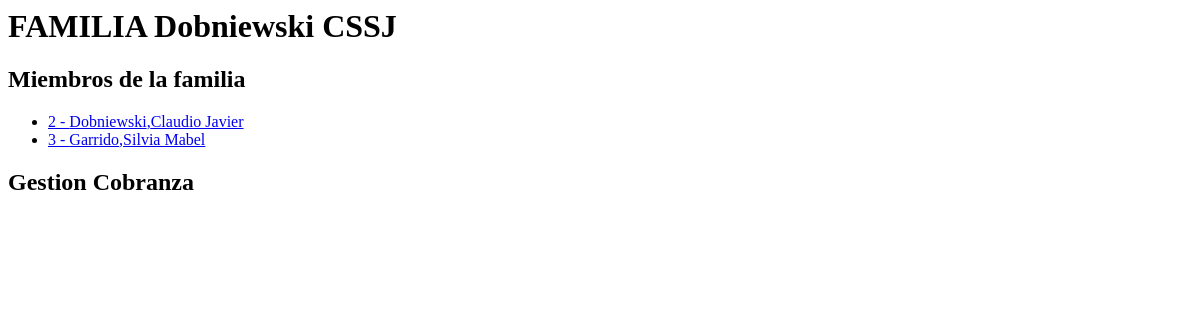
Page /socios/familia/3 on the earlier database version.
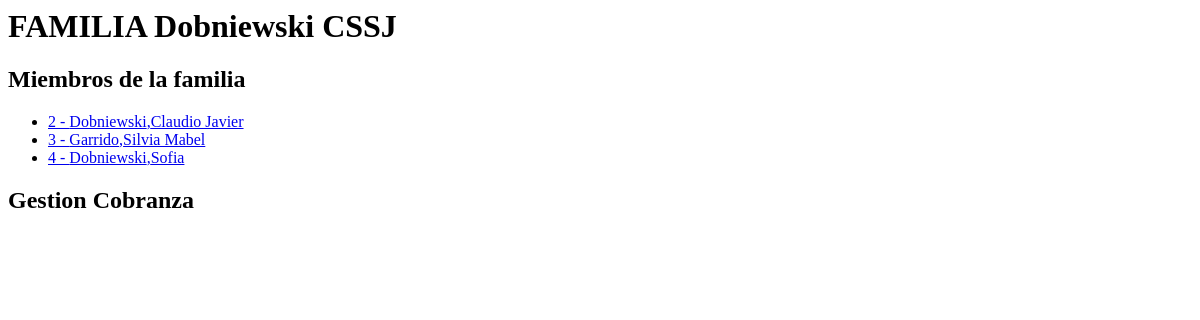
Same page on the later database version.
### socios/models.py (models this page shows, shortened)
class Familia(models.Model):
    familia_crm_id = models.CharField(max_length=50)
    creado = models.DateTimeField('creado',auto_now_add=True)
    actualizado = models.DateTimeField('actualizado',auto_now=True)

class Socio(models.Model):
    CATEGORIAS_CHOISES = [
        ( 0,"inactivo"),
        ( 1,"beneficiario"),
        ( 2,"dirigente"),
        ( 3,"resp.beneficiario"),
        ( 4,"colaborador")
        ]
    nombres = models.CharField(max_length=50)
    apellidos = models.CharField(max_length=50)
    dni = models.CharField(max_length=15)
    fecha_nacimiento = models.DateField('fecha_nacimiento')
    creado = models.DateTimeField('creado',auto_now_add=True)
    actualizado = models.DateTimeField('actualizado',auto_now=True)
    familia=models.ForeignKey(Familia, on_delete=models.CASCADE)
    categoria=models.IntegerField(default=0, choices=CATEGORIAS_CHOISES)
    def __str__(self):
        return  "{}, {}".format(self.apellidos,self.nombres)

### socios/views.py (the view)
# urls.py: path('familia/<int:familia_id>', views.familia_detalle, name='familia_detalle'),
def familia_detalle(request, familia_id):
    try:
        familia_socios = Familia.objects.get(pk=familia_id)
        socios = Socio.objects.filter(familia_id=familia_socios.id)
        print(socios)
    except Exception as err:
        raise Http404("Unexpected error: {0}".format(err))
    return render(request, 'socios/familia_detalle.html', {'familia': familia_socios,'socios':socios})

### socios/templates/socios/familia_detalle.html
<html>
<head>
  </head>
<body>
<h1>FAMILIA {{ familia.familia_crm_id }}</h1>
<h2>Miembros de la familia</h2>
{% if socios %}
    <ul>
    {% for socio in socios %}
        <li ><a href="/socios/socio/{{ socio.id }}">{{ socio.id }} - {{ socio.apellidos }},{{ socio.nombres }}</a></li>
    {% endfor %}
    </ul>
{% else %}
    <p>No familias are available.</p>
{% endif %}
<h2>Gestion Cobranza</h2>
  </body>
</html>

Differences in the rows shown:
added Socio: id "4", apellidos "Dobniewski", nombres "Sofia"
